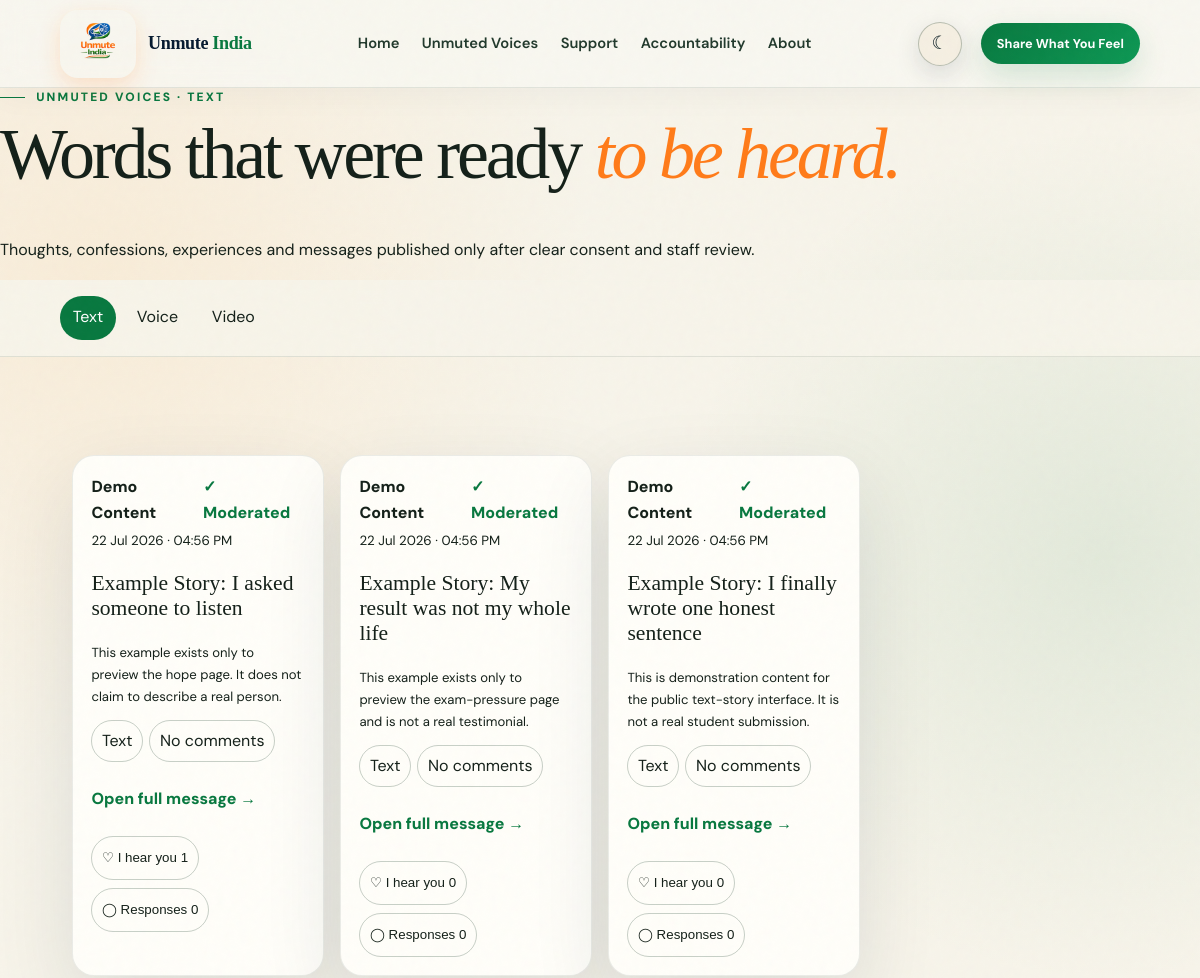
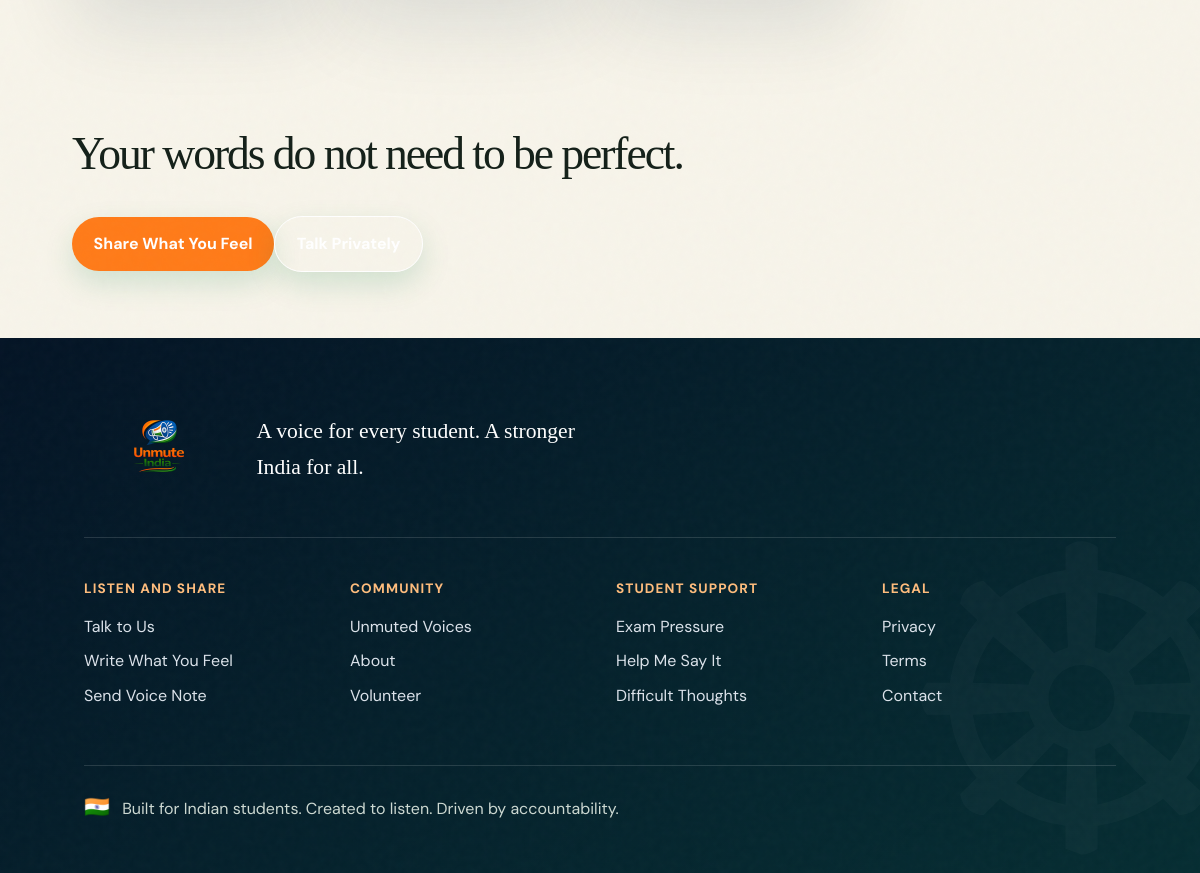
/voices/text/, run on the app's committed database (2 pictures, top to bottom).
### indiaApp/models.py (models this page shows, shortened)
class TimeStampedModel(models.Model):
    created_at = models.DateTimeField(auto_now_add=True)
    updated_at = models.DateTimeField(auto_now=True)
    class Meta:
        abstract = True

class Story(TimeStampedModel):
    MODES = [('support','Support only'),('advice','Advice welcome'),('none','No comments')]
    FORMATS = [('text','Text'),('voice','Voice'),('video','Video')]
    TOPICS = [('heard','Needed to be heard'),('alone','I thought I was alone'),('listened','Someone listened to me'),('hope','I did not give up'),('message','To another student'),('exam','Exam pressure'),('family','Family pressure'),('college','College life'),('coaching','Coaching pressure'),('protest','Protest experience')]
    title = models.CharField(max_length=140, blank=True)
    body = models.TextField()
    slug = models.SlugField(unique=True)
    display_name = models.CharField(max_length=80, blank=True)
    age_group = models.CharField(max_length=40, blank=True)
    state = models.CharField(max_length=80, blank=True)
    story_format = models.CharField(max_length=10, choices=FORMATS, default='text', db_index=True)
    topic = models.CharField(max_length=20, choices=TOPICS, default='heard', db_index=True)
    public_media = models.FileField(upload_to='stories/', blank=True, validators=[FileExtensionValidator(['mp3','m4a','wav','ogg','webm','mp4','mov'])])
    transcript = models.TextField(blank=True)
    duration = models.CharField(max_length=12, blank=True)
    content_warning = models.CharField(max_length=180, blank=True)
    face_hidden = models.BooleanField(default=False)
    audio_only = models.BooleanField(default=False)
    approved = models.BooleanField(default=False, db_index=True)
    comment_mode = models.CharField(max_length=10, choices=MODES, default='support')
    moderation_status = models.CharField(max_length=12, choices=[('draft','Draft'),('review','Pending Review'),('published','Published'),('rejected','Rejected'),('archived','Archived')], default='review', db_index=True)
    public_consent = models.BooleanField(default=False, db_index=True)
    privacy_review_complete = models.BooleanField(default=False, db_index=True)
    location_consented = models.BooleanField(default=False)
    published_at = models.DateTimeField(null=True, blank=True, db_index=True)
    removed_at = models.DateTimeField(null=True, blank=True, db_index=True)
    featured = models.BooleanField(default=False, db_index=True)
    thumbnail = models.ImageField(upload_to='story_thumbnails/', blank=True)
    is_demo = models.BooleanField(default=False, db_index=True)

### indiaApp/views.py (the view)
# urls.py: path('voices/text/', views.story_format_page, {'story_format':'text'}, name='voices_text'),
def story_format_page(request, story_format):
    templates={'text':'stories/text_stories.html','voice':'stories/voice_stories.html','video':'stories/video_stories.html'}
    if story_format not in templates: return redirect('stories')
    page=Paginator(public_stories().filter(story_format=story_format), 8 if story_format!='video' else 4).get_page(request.GET.get('page'))
    return render(request,templates[story_format],{'page_obj':page,'stories':page.object_list,'story_format':story_format})

### indiaApp/views.py (called while the page is built)
def public_stories():
    return Story.objects.filter(approved=True, moderation_status='published', public_consent=True, privacy_review_complete=True, removed_at__isnull=True).annotate(reaction_count=Count('reactions', distinct=True), comment_count=Count('comments', filter=Q(comments__approved=True,comments__status='approved',comments__removed_at__isnull=True), distinct=True)).order_by('-featured','-published_at','-created_at')

### templates/stories/text_stories.html
{% extends 'base.html' %}{% load static %}{% block title %}Text | Unmuted Voices{% endblock %}{% block css %}<meta name="description" content="Read moderated, consent-led text voices shared publicly by students."><link rel="stylesheet" href="{% static 'css/stories/feed.css' %}">{% endblock %}{% block content %}<header class="collection-hero text-collection"><div><p class="eyebrow green">UNMUTED VOICES · TEXT</p><h1>Words that were ready <em>to be heard.</em></h1><p>Thoughts, confessions, experiences and messages published only after clear consent and staff review.</p></div></header>{% include 'stories/_collection_nav.html' with active='text' %}<section class="featured-feed"><div class="story-grid">{% for story in stories %}{% include 'stories/_voice_card.html' %}{% empty %}<div class="stories-empty"><h2>No public text voices yet.</h2><p>Private submissions remain private unless the person clearly allows public sharing.</p></div>{% endfor %}</div>{% include 'stories/_pagination.html' %}</section><section class="collection-final"><h2>Your words do not need to be perfect.</h2><a class="pill saffron" href="{% url 'share' 'text' %}">Share What You Feel</a><a class="pill ghost" href="{% url 'talk' %}">Talk Privately</a></section>{% include 'stories/_comments_modal.html' %}{% endblock %}{% block js %}<script src="{% static 'js/stories/feed.js' %}" defer></script>{% endblock %}

### templates/stories/_voice_card.html
<article class="story-card" data-format="{{ story.story_format }}"><div class="story-meta"><span>{{ story.display_name|default:'Anonymous student' }}</span><span>✓ Moderated</span></div><small><time datetime="{{ story.published_at|default:story.created_at|date:'c' }}">{{ story.published_at|default:story.created_at|date:'d M Y · h:i A' }}</time></small><h3>{{ story.title|default:'What someone needed to say' }}</h3>{% if story.story_format == 'text' %}<p>{{ story.body|truncatewords:42 }}</p>{% elif story.story_format == 'voice' and story.public_media %}<audio controls preload="metadata" src="{{ story.public_media.url }}"></audio>{% elif story.story_format == 'video' and story.public_media %}<video controls preload="none" playsinline src="{{ story.public_media.url }}"{% if story.thumbnail %} poster="{{ story.thumbnail.url }}"{% endif %}></video>{% else %}<p>{{ story.body|truncatewords:42 }}</p>{% endif %}<div class="badges"><span>{{ story.get_story_format_display }}</span><span>{{ story.get_comment_mode_display }}</span></div><a class="read-story" href="{% url 'story_detail' story.slug %}">Open full message →</a><div class="voice-social"><form action="{% url 'react' story.pk %}" method="post" data-reaction-form>{% csrf_token %}<button name="reaction" value="with_you" aria-pressed="false">♡ I hear you <span data-reaction-count>{{ story.reaction_count }}</span></button></form><button type="button" data-comments-open data-story="{{ story.pk }}" data-title="{{ story.title|default:'Supportive responses' }}">◯ Responses <span>{{ story.comment_count }}</span></button></div></article>

### static/css/base.css (style rules this page uses)
:root { --navy:#081a2f;--blue:#14213d;--cream:#fff9f0;--paper:#fffdf8;--peach:#ffe7d6;--lav:#e9e3ff;--green:#138808;--softgreen:#e4f4ea;--orange:#ff7a00;--ink:#20242a;--muted:#606873;--shadow:0 20px 60px #14213d14;--radius:26px }
html { scroll-behavior:smooth }
* { box-sizing:border-box }
body { margin:0;background:var(--cream);color:var(--ink);font-family:'DM Sans',system-ui,sans-serif;line-height:1.65 }
body,header,section,footer { transition:background .25s,color .25s }
a { color:inherit;text-decoration:none }
.pill { display:inline-flex;align-items:center;justify-content:center;border:0;border-radius:999px;padding:.85rem 1.35rem;background:var(--green);color:white;font:inherit;font-weight:700;cursor:pointer }
.pill.saffron { background:var(--orange) }
.pill.ghost { background:transparent;border:1px solid currentColor }
.eyebrow { font-size:.75rem;letter-spacing:.18em;font-weight:800 }
.eyebrow.green { color:var(--green) }
h1,h2,h3,p { margin-top:0 }
h1 { font-size:clamp(2.7rem,6vw,6.4rem);line-height:.96;letter-spacing:-.06em }
h2 { font-size:clamp(2.15rem,4.5vw,4.6rem);line-height:1.08;letter-spacing:-.05em }
h2 em,h1 em { font-family:'Playfair Display',serif;color:var(--orange) }
section { padding:clamp(4.5rem,9vw,9rem) clamp(1.2rem,7vw,7.5rem) }
:root { --navy:#061a30;--blue:#073f7d;--cream:#f7f4ea;--paper:#fffef9;--peach:#fff0df;--lav:#e8edf4;--green:#08783f;--softgreen:#e7f1e5;--orange:#ff7b19;--ink:#142019;--muted:#637065;--gold:#d7a548;--shadow:0 28px 80px #06243a1c;--radius:32px }
body { background:radial-gradient(circle at 8% 15%,#ffca8b30,transparent 26%),radial-gradient(circle at 92% 30%,#64a67c24,transparent 25%),var(--cream) }
.pill { background:linear-gradient(135deg,#08783f,#0d9854);box-shadow:0 12px 30px #08783f28;transition:transform .25s,box-shadow .25s }
.eyebrow::before { content:"";display:inline-block;width:25px;height:1px;background:currentColor;vertical-align:middle;margin-right:.7rem }
h1,h2 { font-family:Georgia,'Times New Roman',serif;font-weight:500;letter-spacing:-.045em }

### static/css/stories/feed.css (style rules this page uses)
.story-grid { display:grid;grid-template-columns:repeat(2,1fr);gap:1rem;margin-top:4rem }
.story-card { padding:2rem;border-radius:30px;background:var(--paper);box-shadow:var(--shadow);border:1px solid #18372416 }
.story-meta { display:flex;justify-content:space-between;font-weight:800 }
.story-meta span:last-child { color:var(--green) }
.story-card h3 { font:2rem Georgia;margin-top:2.5rem }
.badges,.story-card form { display:flex;gap:.4rem;flex-wrap:wrap }
.badges span,.story-card button { border:1px solid #31513d44;border-radius:999px;padding:.4rem .6rem;background:transparent;color:inherit }
.read-story { display:block;color:var(--green);font-weight:800;margin:1.5rem 0 }
.story-card button { cursor:pointer }
.story-grid { grid-template-columns:repeat(4,minmax(0,1fr)) }
.voice-social { display:flex;gap:.5rem;flex-wrap:wrap }
.voice-social form { margin:0 }
.voice-social button { min-height:44px }
@media (max-width:1439px) { .story-grid { grid-template-columns:repeat(3,minmax(0,1fr)) } }

### static/css/responsive.css (style rules this page uses)
section { padding: clamp(3.5rem,5.5vw,5.75rem) clamp(1.2rem,6vw,6rem) !important; }
section h2 { font-size: clamp(2.2rem,3.8vw,4rem) !important; line-height: 1.06 !important; }
section h3 { line-height: 1.2; }
.story-grid,.story-row,.petition-cards,.resource-list,.sample-messages { margin-top: 2rem !important; }
.story-card { padding: 1.5rem !important; border-radius: 22px !important; }
.story-card h3 { margin-top: 1.5rem !important; font-size: 1.65rem !important; }
@media (min-width: 901px) { .featured-feed .story-grid { grid-template-columns: repeat(4,minmax(0,1fr)) !important; } }
@media (min-width: 901px) { .featured-feed .story-card { padding: 1.15rem !important; } }
@media (min-width: 901px) { .featured-feed .story-card h3 { font-size: 1.35rem !important; margin-top: 1.1rem !important; } }
@media (min-width: 901px) { .featured-feed .story-card p { font-size: .82rem; } }

### data on the page
Story: display_name "Demo Content", published_at "22 Jul 2026 · 04:56 PM", title "Example Story: I asked someone to listen", body "This example exists only to preview the hope page. It does not claim to describe a real person.", story_format "Text", comment_mode "No comments", reaction_count "1", comment_count "0"
Story: display_name "Demo Content", published_at "22 Jul 2026 · 04:56 PM", title "Example Story: My result was not my whole life", body "This example exists only to preview the exam-pressure page and is not a real testimonial.", story_format "Text", comment_mode "No comments", reaction_count "0", comment_count "0"
Story: display_name "Demo Content", published_at "22 Jul 2026 · 04:56 PM", title "Example Story: I finally wrote one honest sentence", body "This is demonstration content for the public text-story interface. It is not a real student submission.", story_format "Text", comment_mode "No comments", reaction_count "0", comment_count "0"
